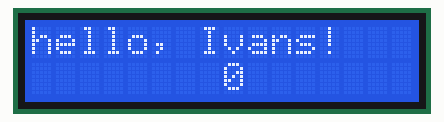
This sketch was run on a simulated Arduino Mega 2560, built with avr-gcc and run on an emulated ATmega2560. On the bench: 16×2 character LCD.

Above: at 0.1 s.
At 4.1 s:
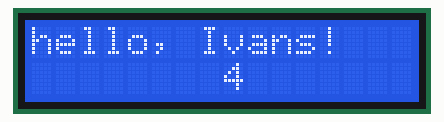
At 9.1 s:
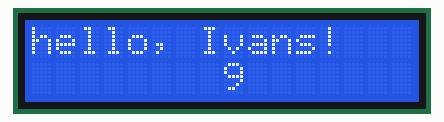
At 19.1 s:
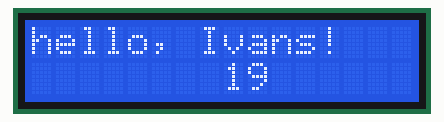
At 29.1 s:
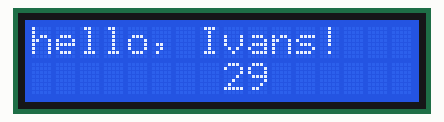
At 39.1 s:
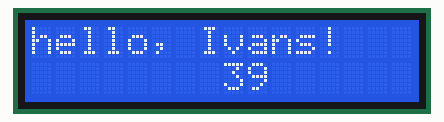

The sketch:

Liquid_Crystal.ino
```cpp
// Debemos incluri la siguiente libreria
#include <LiquidCrystal.h>

// initialize the library by associating any needed LCD interface pin
// with the arduino pin number it is connected to

//los numeros los definimos de acuero a nuestra placa arduino Mega y pantalla  LCD Keypad Shield
const int rs = 8, en = 9, d4 = 4, d5 = 5, d6 = 6, d7 = 7;
LiquidCrystal lcd(rs, en, d4, d5, d6, d7);

void setup() {
  // set up the LCD's number of columns and rows:
  lcd.begin(16, 2);
  // Print a message to the LCD.
  lcd.print("hello, Ivans!");
}

void loop() {
  // set the cursor to column 0, line 1
  // (note: line 1 is the second row, since counting begins with 0):
  lcd.setCursor(8, 1);

  // print the number of seconds since reset:
  lcd.print(millis() / 1000);
}
```

Measured:
- what the display in image 1 shows lasts 1.0 s, from 4.0 s to 5.0 s
